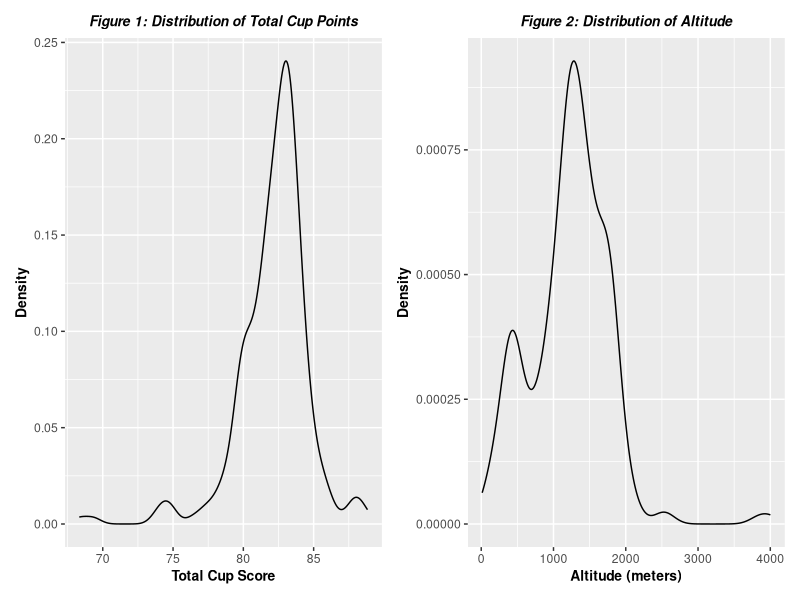
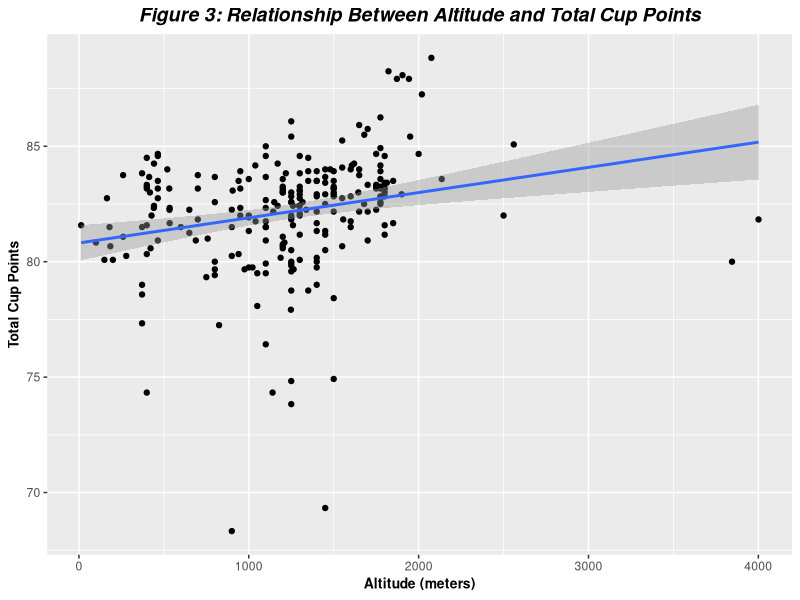
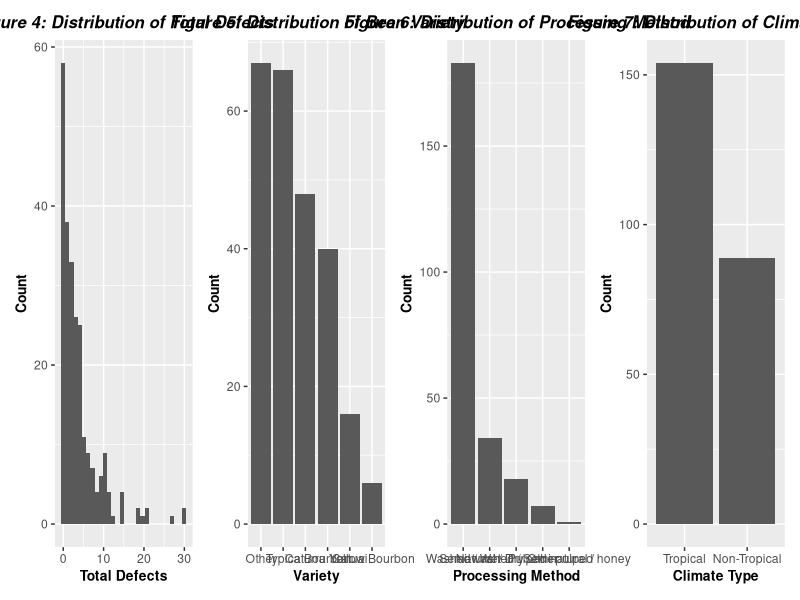
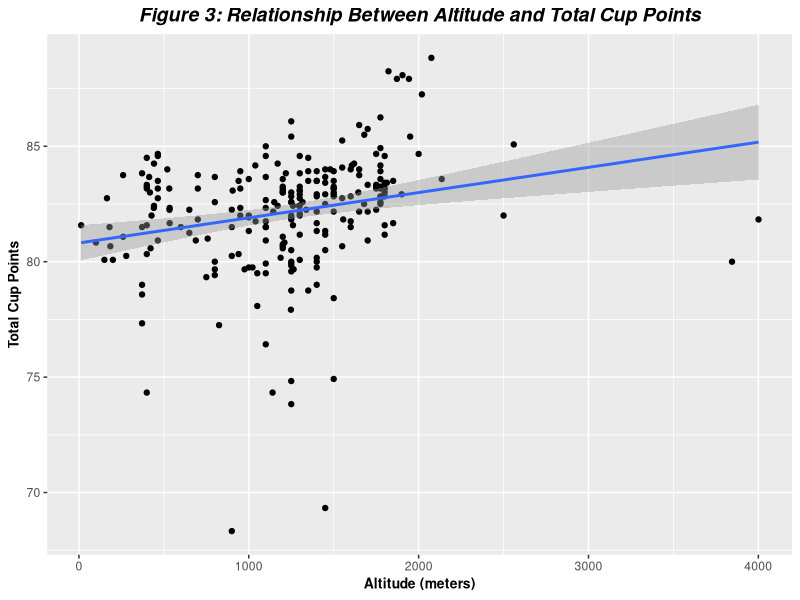

R code for these plots, in order:
## ---- chunk 1
knitr::opts_chunk$set(echo = TRUE)
## ---- chunk 2
library(tidyverse)
library(magrittr)
library(ggplot2)
library(patchwork)
library(forcats)

eda_df <- read.csv("eda_df.csv")
## ---- chunk 3
## Numerical: Histogram
cup_hist <- eda_df %>% 
  ggplot(aes(x=Total.Cup.Points)) + geom_density() +
  labs(title="Figure 1: Distribution of Total Cup Points",
       x="Total Cup Score", y="Density") + 
  theme(
    plot.title = element_text(size=10, face="bold.italic", hjust=0.5),
    axis.title.x = element_text(size=10, face="bold"),
    axis.title.y = element_text(size=10, face="bold")
    )
#ggsave("plots/cup_dist.png", width = 6, height = 4)

alt_hist <- eda_df %>% 
  ggplot(aes(x=altitude_mean_meters_adj)) + geom_density() +
    labs(title="Figure 2: Distribution of Altitude",
       x="Altitude (meters)", y="Density") + 
  theme(
    plot.title = element_text(size=10, face="bold.italic", hjust=0.5),
    axis.title.x = element_text(size=10, face="bold"),
    axis.title.y = element_text(size=10, face="bold")
    )
#ggsave("plots/altitude_dist.png", width = 6, height = 4)

cup_hist | alt_hist
## ---- chunk 4
alt_points <- eda_df %>%
  ggplot(aes(x=altitude_mean_meters_adj, y=Total.Cup.Points)) + 
  geom_point() + geom_smooth(method = "lm") +
    labs(title="Figure 3: Relationship Between Altitude and Total Cup Points",
       x="Altitude (meters)", y="Total Cup Points") + 
  theme(
    plot.title = element_text(size=14, face="bold.italic", hjust=0.5),
    axis.title.x = element_text(size=10, face="bold"),
    axis.title.y = element_text(size=10, face="bold")
    )
ggsave("plots/altitude_cupscore_scatter.png", width = 8, height = 4)

alt_points
## ---- chunk 5
# Show distributions of: variety, processing methods, tropical, total defects
defect_hist <- eda_df %>% 
  ggplot(aes(x=total_defects)) + geom_histogram() +
    labs(title="Figure 4: Distribution of Total Defects",
       x="Total Defects", y="Count") + 
  theme(
    plot.title = element_text(size=12, face="bold.italic", hjust=0.5),
    axis.title.x = element_text(size=10, face="bold"),
    axis.title.y = element_text(size=10, face="bold")
    )

variety_hist <- eda_df %>% 
  ggplot(aes(x=fct_infreq(variety_adj))) + geom_bar() +
    labs(title="Figure 5: Distribution of Bean Variety",
       x="Variety", y="Count") + 
  theme(
    plot.title = element_text(size=12, face="bold.italic", hjust=0.5),
    axis.title.x = element_text(size=10, face="bold"),
    axis.title.y = element_text(size=10, face="bold")
    )

proc_hist <- eda_df %>% 
  ggplot(aes(x=fct_infreq(Processing.Method))) + geom_bar() +
    labs(title="Figure 6: Distribution of Processing Method",
       x="Processing Method", y="Count") + 
  theme(
    plot.title = element_text(size=12, face="bold.italic", hjust=0.5),
    axis.title.x = element_text(size=10, face="bold"),
    axis.title.y = element_text(size=10, face="bold")
    )

climate_hist <- eda_df %>%
  mutate(Trop_Ind = ifelse(eda_df$Non_Tropical==0, 'Tropical', 'Non-Tropical')) %>%
  ggplot(aes(x=fct_infreq(Trop_Ind))) + geom_bar() +
    labs(title="Figure 7: Distribution of Climate Type",
       x="Climate Type", y="Count") + 
  theme(
    plot.title = element_text(size=12, face="bold.italic", hjust=0.5),
    axis.title.x = element_text(size=10, face="bold"),
    axis.title.y = element_text(size=10, face="bold")
    )

defect_hist | variety_hist | proc_hist | climate_hist
